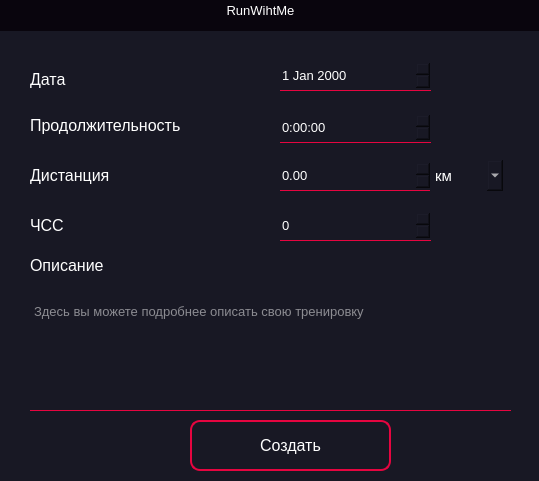
<?xml version="1.0" encoding="UTF-8"?>
<ui version="4.0">
 <class>MainWindow</class>
 <widget class="QMainWindow" name="MainWindow">
  <property name="geometry">
   <rect>
    <x>0</x>
    <y>0</y>
    <width>539</width>
    <height>481</height>
   </rect>
  </property>
  <property name="windowTitle">
   <string>MainWindow</string>
  </property>
  <property name="styleSheet">
   <string notr="true">border:none;</string>
  </property>
  <widget class="QWidget" name="centralwidget">
   <property name="styleSheet">
    <string notr="true">background-color: rgb(24, 24, 36);
color: rgb(255, 255, 255)</string>
   </property>
   <widget class="QDoubleSpinBox" name="distance">
    <property name="geometry">
     <rect>
      <x>280</x>
      <y>160</y>
      <width>151</width>
      <height>31</height>
     </rect>
    </property>
    <property name="font">
     <font>
      <pointsize>10</pointsize>
     </font>
    </property>
    <property name="styleSheet">
     <string notr="true">border-bottom: 1px solid rgb(230, 5, 64)</string>
    </property>
    <property name="maximum">
     <double>999.990000000000009</double>
    </property>
   </widget>
   <widget class="QPushButton" name="create">
    <property name="geometry">
     <rect>
      <x>190</x>
      <y>420</y>
      <width>201</width>
      <height>51</height>
     </rect>
    </property>
    <property name="font">
     <font>
      <pointsize>12</pointsize>
     </font>
    </property>
    <property name="styleSheet">
     <string notr="true">QPushButton{
	border: 1.5px solid rgb(230, 5, 64);
	border-radius: 10px;
}
QPushButton::hover{
	border: 3px solid rgb(230, 5, 64);
	border-radius: 10px;
}
QPushButton::pressed{
	border: 5px solid rgb(230, 5, 64);
	border-radius: 10px;
}</string>
    </property>
    <property name="text">
     <string>Создать</string>
    </property>
   </widget>
   <widget class="QLabel" name="label">
    <property name="geometry">
     <rect>
      <x>30</x>
      <y>60</y>
      <width>229</width>
      <height>39</height>
     </rect>
    </property>
    <property name="font">
     <font>
      <pointsize>12</pointsize>
     </font>
    </property>
    <property name="styleSheet">
     <string notr="true">color: rgb(255, 255, 255);</string>
    </property>
    <property name="text">
     <string>Дата</string>
    </property>
   </widget>
   <widget class="QLabel" name="label_2">
    <property name="geometry">
     <rect>
      <x>30</x>
      <y>100</y>
      <width>229</width>
      <height>51</height>
     </rect>
    </property>
    <property name="font">
     <font>
      <pointsize>12</pointsize>
     </font>
    </property>
    <property name="styleSheet">
     <string notr="true">color: rgb(255, 255, 255);</string>
    </property>
    <property name="text">
     <string>Продолжительность</string>
    </property>
   </widget>
   <widget class="QLabel" name="label_5">
    <property name="geometry">
     <rect>
      <x>30</x>
      <y>250</y>
      <width>229</width>
      <height>31</height>
     </rect>
    </property>
    <property name="font">
     <font>
      <pointsize>12</pointsize>
     </font>
    </property>
    <property name="styleSheet">
     <string notr="true">color: rgb(255, 255, 255);</string>
    </property>
    <property name="text">
     <string>Описание</string>
    </property>
   </widget>
   <widget class="QTimeEdit" name="timeEdit">
    <property name="geometry">
     <rect>
      <x>280</x>
      <y>112</y>
      <width>151</width>
      <height>31</height>
     </rect>
    </property>
    <property name="font">
     <font>
      <pointsize>10</pointsize>
     </font>
    </property>
    <property name="styleSheet">
     <string notr="true">border-bottom: 1px solid rgb(230, 5, 64)</string>
    </property>
    <property name="minimumTime">
     <time>
      <hour>0</hour>
      <minute>0</minute>
      <second>0</second>
     </time>
    </property>
    <property name="currentSection">
     <enum>QDateTimeEdit::HourSection</enum>
    </property>
    <property name="displayFormat">
     <string>H:mm:ss</string>
    </property>
    <property name="time">
     <time>
      <hour>0</hour>
      <minute>0</minute>
      <second>0</second>
     </time>
    </property>
   </widget>
   <widget class="QLabel" name="label_3">
    <property name="geometry">
     <rect>
      <x>30</x>
      <y>150</y>
      <width>229</width>
      <height>51</height>
     </rect>
    </property>
    <property name="font">
     <font>
      <pointsize>12</pointsize>
     </font>
    </property>
    <property name="styleSheet">
     <string notr="true">color: rgb(255, 255, 255);</string>
    </property>
    <property name="text">
     <string>Дистанция</string>
    </property>
   </widget>
   <widget class="QTextEdit" name="description">
    <property name="geometry">
     <rect>
      <x>30</x>
      <y>300</y>
      <width>481</width>
      <height>111</height>
     </rect>
    </property>
    <property name="font">
     <font>
      <pointsize>10</pointsize>
     </font>
    </property>
    <property name="styleSheet">
     <string notr="true">border-bottom: 1px solid rgb(230, 5, 64)</string>
    </property>
    <property name="placeholderText">
     <string>Здесь вы можете подробнее описать свою тренировку</string>
    </property>
   </widget>
   <widget class="QDateEdit" name="dateEdit">
    <property name="geometry">
     <rect>
      <x>280</x>
      <y>60</y>
      <width>151</width>
      <height>31</height>
     </rect>
    </property>
    <property name="font">
     <font>
      <pointsize>10</pointsize>
     </font>
    </property>
    <property name="styleSheet">
     <string notr="true">border-bottom: 1px solid rgb(230, 5, 64)</string>
    </property>
   </widget>
   <widget class="QLabel" name="label_4">
    <property name="geometry">
     <rect>
      <x>30</x>
      <y>210</y>
      <width>229</width>
      <height>31</height>
     </rect>
    </property>
    <property name="font">
     <font>
      <pointsize>12</pointsize>
     </font>
    </property>
    <property name="styleSheet">
     <string notr="true">color: rgb(255, 255, 255);</string>
    </property>
    <property name="text">
     <string>ЧСС</string>
    </property>
   </widget>
   <widget class="QComboBox" name="type_dist">
    <property name="geometry">
     <rect>
      <x>430</x>
      <y>160</y>
      <width>73</width>
      <height>31</height>
     </rect>
    </property>
    <property name="font">
     <font>
      <pointsize>11</pointsize>
     </font>
    </property>
    <item>
     <property name="text">
      <string>км</string>
     </property>
    </item>
    <item>
     <property name="text">
      <string>м</string>
     </property>
    </item>
   </widget>
   <widget class="QSpinBox" name="heart">
    <property name="geometry">
     <rect>
      <x>280</x>
      <y>210</y>
      <width>151</width>
      <height>31</height>
     </rect>
    </property>
    <property name="font">
     <font>
      <pointsize>10</pointsize>
     </font>
    </property>
    <property name="styleSheet">
     <string notr="true">border-bottom: 1px solid rgb(230, 5, 64)</string>
    </property>
    <property name="maximum">
     <number>260</number>
    </property>
   </widget>
   <widget class="QFrame" name="frame">
    <property name="geometry">
     <rect>
      <x>0</x>
      <y>0</y>
      <width>761</width>
      <height>31</height>
     </rect>
    </property>
    <property name="styleSheet">
     <string notr="true">background-color: rgb(9, 5, 13);</string>
    </property>
    <property name="frameShape">
     <enum>QFrame::StyledPanel</enum>
    </property>
    <property name="frameShadow">
     <enum>QFrame::Raised</enum>
    </property>
    <widget class="QLabel" name="header_frame">
     <property name="geometry">
      <rect>
       <x>0</x>
       <y>0</y>
       <width>521</width>
       <height>21</height>
      </rect>
     </property>
     <property name="font">
      <font>
       <pointsize>10</pointsize>
      </font>
     </property>
     <property name="text">
      <string>RunWihtMe</string>
     </property>
     <property name="alignment">
      <set>Qt::AlignCenter</set>
     </property>
    </widget>
    <widget class="QPushButton" name="close_icon">
     <property name="geometry">
      <rect>
       <x>510</x>
       <y>0</y>
       <width>25</width>
       <height>25</height>
      </rect>
     </property>
     <property name="styleSheet">
      <string notr="true">QPushButton{
	background-color: rgb(9, 5, 13);
}
QPushButton::hover{
	border: 1.5px solid rgb(230, 5, 64);
	border-radius: 10px
}
QPushButton::pressed{
	border: 3px solid rgb(230, 5, 64);
}</string>
     </property>
     <property name="text">
      <string/>
     </property>
     <property name="icon">
      <iconset resource="icons.qrc">
       <normaloff>:/icons/icons/x.svg</normaloff>:/icons/icons/x.svg</iconset>
     </property>
     <property name="iconSize">
      <size>
       <width>25</width>
       <height>25</height>
      </size>
     </property>
    </widget>
   </widget>
  </widget>
 </widget>
 <resources>
  <include location="icons.qrc"/>
 </resources>
 <connections/>
</ui>
